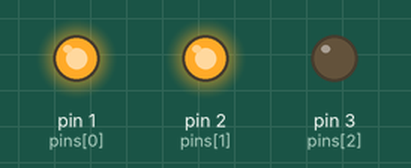
Bench run of a program on a simulated Raspberry Pi (wiringPi pin numbers). Parts: output pins drawn as LEDs (lit = HIGH). Random numbers come from a fixed seed.

Above: at 0.1 s.
At 10.1 s:
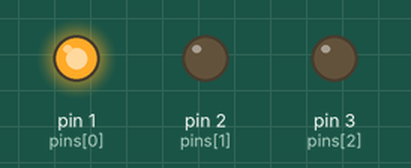
At 20.1 s:
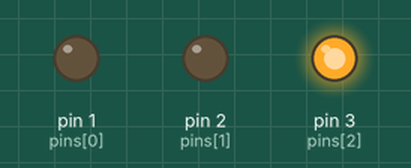
At 60.1 s:
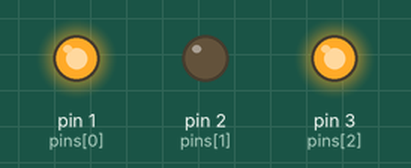
At 70.1 s:
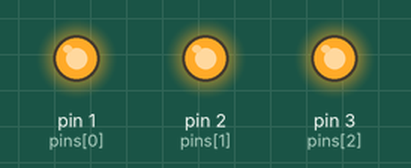
At 120.1 s:
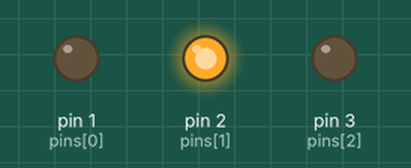
Timing chart, 0 to 121.6 s (numbered marks = the images above):
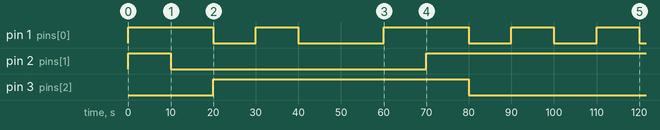

Measured:
- by itself, pin 1 (pins[0]): LOW → HIGH at 0.00 s, → LOW 20.0 s later, → HIGH 10.0 s later, → LOW 10.0 s later, … (10 changes in this stretch)
- by itself, pin 2 (pins[1]): LOW → HIGH at 0.00 s, → LOW 10.0 s later, → HIGH 60.0 s later
- by itself, pin 3 (pins[2]): LOW → HIGH at 20.0 s, → LOW 60.0 s later

The program:

rgb-lamp.py
```python
#!/usr/bin/python

import wiringpi
import time
from random import choice

pins = [1, 2, 3]
io = wiringpi.GPIO(wiringpi.GPIO.WPI_MODE_PINS)
states = [io.HIGH, io.LOW]

def setup():
    for pin in pins:
        io.pinMode(pin, io.OUTPUT)
        io.digitalWrite(pin, io.LOW)

def loop():
    while True:
        for pin in pins:
            io.digitalWrite(pin, choice(states))
        time.sleep(10)

setup()
loop()
```
